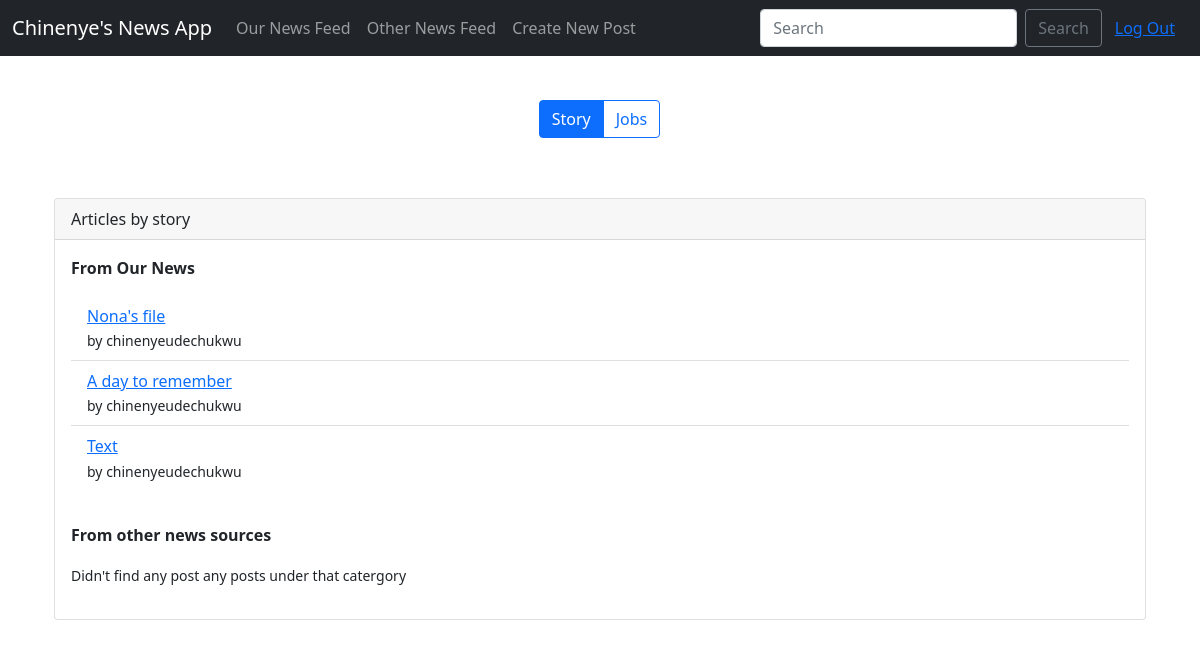
Page /catergory/story (signed in) on the committed database.
### newsapi/models.py (models this page shows, shortened)
class OurNews(models.Model):
    by = models.ForeignKey(User, verbose_name=_("Author"), on_delete=models.CASCADE)
    score = models.IntegerField(_("News Score"))
    time_created = models.DateTimeField(_("time created"), auto_now=True)
    title = models.CharField(_("article title"), max_length=50)
    type = models.CharField(_("article type"), max_length=10, choices=ARTICLE_CHOICES, default="story")
    content = models.CharField(_("article content"), max_length=1000)

### newsapi/views.py (the view)
# urls.py: path("catergory/<str:cats>", views.catergory, name="catergory"),
@login_required
def catergory(request, cats):
    catergory_our_news = OurNews.objects.filter(type=cats)
    catergory_h_news = HNew.objects.filter(type=cats)
    return render(request, 'newsapi/catergories.html', {'cats': cats, 'our_news_results': catergory_our_news, 'h_news_results': catergory_h_news})

### newsapi/templates/newsapi/catergories.html
{% extends 'base.html' %}
{% block content %}
    <div class="container" style="margin-top: 60px;">
        <div class="card" style="margin-bottom: 60px;">
            {% if our_news_results or catergory_h_news %}
                <div class="card-header">
                   Articles by {{cats}}
                </div>
                <div class="card-body">
                    <ul class="list-group list-group-flush">
                        <p><strong>From Our News</strong></p>
                        {% if our_news_results %}
                            {% for result in our_news_results %}
                                <li class="list-group-item">
                                    <a href="{% url 'our_news_details' result.id %}">{{result.title}}</a> <span class="badge text-bg-light"> {{result.type}}</span><br>
                                    <small>by {{result.by}}</small>
                                </li>
                            {% endfor %}
                        {% else %}
                            <p><small>Didn't find any post under that catergory</small></p>
                        {% endif %}
                    </ul>
                </div>
                <div class="card-body">
                    <p><strong>From other news sources</strong></p>
                    <ul class="list-group list-group-flush">
                        {% if catergory_h_news %}
                            {% for result in catergory_h_news %}
                                <li class="list-group-item">
                                    <a href="{{result.url}}">{{result.title}}</a> <span class="badge text-bg-primary">{{result.type}}</span> <br>
                                    <small>by {{result.by}}</small>
                                </li>
                            {% endfor %}
                        {% else %}
                        <p><small>Didn't find any post any posts under that catergory</small></p>
                        {% endif %}
                    </ul>
                </div>
            {% else %}
            <div class="card-body">
                <p>
                    That catergory does not exist ...
                </p>
            </div>
            {% endif %}
        </div>
    </div>
{% endblock %}

### rows in the picture
OurNews: title "Nona's file", by "chinenyeudechukwu"
OurNews: title "A day to remember", by "chinenyeudechukwu"
OurNews: title "Text", by "chinenyeudechukwu"

### other values in the picture
{{ cats }} "story"
